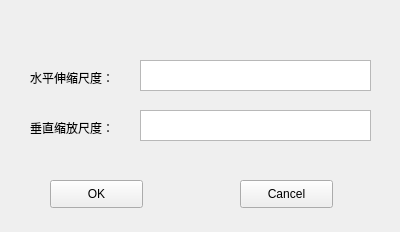
<?xml version="1.0" encoding="UTF-8"?>
<ui version="4.0">
 <class>input</class>
 <widget class="QWidget" name="input">
  <property name="geometry">
   <rect>
    <x>0</x>
    <y>0</y>
    <width>400</width>
    <height>232</height>
   </rect>
  </property>
  <property name="windowTitle">
   <string>Form</string>
  </property>
  <widget class="QLabel" name="label">
   <property name="geometry">
    <rect>
     <x>30</x>
     <y>70</y>
     <width>101</width>
     <height>16</height>
    </rect>
   </property>
   <property name="text">
    <string>水平伸缩尺度：</string>
   </property>
  </widget>
  <widget class="QLabel" name="label_2">
   <property name="geometry">
    <rect>
     <x>30</x>
     <y>120</y>
     <width>101</width>
     <height>16</height>
    </rect>
   </property>
   <property name="text">
    <string>垂直缩放尺度：</string>
   </property>
  </widget>
  <widget class="QPushButton" name="ok_btn">
   <property name="geometry">
    <rect>
     <x>50</x>
     <y>180</y>
     <width>93</width>
     <height>28</height>
    </rect>
   </property>
   <property name="text">
    <string>OK</string>
   </property>
  </widget>
  <widget class="QPushButton" name="cancel_btn">
   <property name="geometry">
    <rect>
     <x>240</x>
     <y>180</y>
     <width>93</width>
     <height>28</height>
    </rect>
   </property>
   <property name="text">
    <string>Cancel</string>
   </property>
  </widget>
  <widget class="QTextEdit" name="hori_text">
   <property name="geometry">
    <rect>
     <x>140</x>
     <y>60</y>
     <width>231</width>
     <height>31</height>
    </rect>
   </property>
  </widget>
  <widget class="QTextEdit" name="vert_text">
   <property name="geometry">
    <rect>
     <x>140</x>
     <y>110</y>
     <width>231</width>
     <height>31</height>
    </rect>
   </property>
  </widget>
 </widget>
 <resources/>
 <connections/>
</ui>
